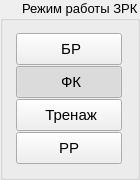
    <widget class="QGroupBox" name="groupBoxRejRabotiZRK">
     <property name="geometry">
      <rect>
       <x>10</x>
       <y>130</y>
       <width>140</width>
       <height>180</height>
      </rect>
     </property>
     <property name="font">
      <font>
       <pointsize>10</pointsize>
      </font>
     </property>
     <property name="accessibleDescription">
      <string>G</string>
     </property>
     <property name="layoutDirection">
      <enum>Qt::RightToLeft</enum>
     </property>
     <property name="styleSheet">
      <string notr="true"/>
     </property>
     <property name="title">
      <string>Режим работы ЗРК</string>
     </property>
     <widget class="QFrame" name="frameRejimRabotiZRK">
      <property name="geometry">
       <rect>
        <x>16</x>
        <y>33</y>
        <width>106</width>
        <height>131</height>
       </rect>
      </property>
      <property name="font">
       <font>
        <family>Ubuntu</family>
       </font>
      </property>
      <property name="accessibleDescription">
       <string>RadioGroup</string>
      </property>
      <property name="styleSheet">
       <string notr="true">.QFrame{
   border: 0px;
	background-color: qlineargradient(spread:pad, x1:0, y1:0, x2:0, y2:1, 
	stop:0 rgba(0,0,0,0),
	stop:0.09 rgba(0,0,0,0),
	stop:0.1 rgba(0,0,0,255),
	stop:0.9 rgba(0,0,0,255),
	stop:0.91 rgba(0,0,0,0),
	stop:1 rgba(0,0,0,0));
}

</string>
      </property>
      <property name="frameShape">
       <enum>QFrame::StyledPanel</enum>
      </property>
      <property name="frameShadow">
       <enum>QFrame::Raised</enum>
      </property>
      <widget class="QPushButton" name="pushButtonRejimRabotiFK">
       <property name="enabled">
        <bool>true</bool>
       </property>
       <property name="geometry">
        <rect>
         <x>0</x>
         <y>33</y>
         <width>106</width>
         <height>32</height>
        </rect>
       </property>
       <property name="font">
        <font>
         <family>Ubuntu</family>
         <pointsize>11</pointsize>
         <weight>50</weight>
         <bold>false</bold>
         <stylestrategy>PreferAntialias</stylestrategy>
        </font>
       </property>
       <property name="cursor">
        <cursorShape>PointingHandCursor</cursorShape>
       </property>
       <property name="focusPolicy">
        <enum>Qt::NoFocus</enum>
       </property>
       <property name="accessibleDescription">
        <string>M</string>
       </property>
       <property name="layoutDirection">
        <enum>Qt::LeftToRight</enum>
       </property>
       <property name="styleSheet">
        <string notr="true">/*
QPushButton[accessibleDescription=&quot;RBLeft3&quot;]{

	background-color: qlineargradient(spread:pad, x1:0, y1:0, x2:0, y2:1, 
stop:0 rgba(160, 128, 92, 255), 
stop:0.3 rgba(80, 60, 40, 255), 
stop:0.8 rgba(80, 60, 40, 255), 
stop:1 rgba(160, 128, 92, 255));		
    
	padding-right: 1px;
    padding-bottom: 1px;
    
	border-style: solid;
	border-width: 1px;
	border-left-color: white;
	border-top-color: white;	
    border-right-color: rgb(0, 0, 0);
    border-bottom-color: rgb(0, 0, 0);
	
    border-top-left-radius:7px; 
   	border-bottom-left-radius:7px;
}


QPushButton:pressed[accessibleDescription=&quot;RBLeft3&quot;]{
	padding-right: 0px;
    padding-bottom: 0px;

	border-width: 1px;
	border-left-color: black;
	border-top-color: black;
    border-right-color: white;
    border-bottom-color: white;
}

QPushButton:hover[accessibleDescription=&quot;RBLeft3&quot;]{   	
    background-color: qlineargradient(spread:pad, x1:0, y1:1, x2:0, y2:0, 
	stop:0 rgba(96, 76, 48, 255), 
	stop:1 rgba(176, 144, 112, 255));
}
QPushButton:disabled[accessibleDescription=&quot;RBLeft3&quot;]{
color:#888888; 
}
*/
</string>
       </property>
       <property name="text">
        <string>      ФК     </string>
       </property>
       <property name="icon">
        <iconset resource="resgui.qrc">
         <normaloff>:/rb2/resgui/radioBtn2/radioOff.png</normaloff>
         <normalon>:/rb2/resgui/radioBtn2/radioOn.png</normalon>:/rb2/resgui/radioBtn2/radioOff.png</iconset>
       </property>
       <property name="iconSize">
        <size>
         <width>17</width>
         <height>17</height>
        </size>
       </property>
       <property name="checkable">
        <bool>true</bool>
       </property>
       <property name="checked">
        <bool>true</bool>
       </property>
       <property name="autoExclusive">
        <bool>true</bool>
       </property>
       <property name="flat">
        <bool>false</bool>
       </property>
      </widget>
      <widget class="QPushButton" name="pushButtonRejimRabotiBR">
       <property name="enabled">
        <bool>true</bool>
       </property>
       <property name="geometry">
        <rect>
         <x>0</x>
         <y>0</y>
         <width>106</width>
         <height>32</height>
        </rect>
       </property>
       <property name="font">
        <font>
         <family>Ubuntu</family>
         <pointsize>11</pointsize>
         <weight>50</weight>
         <bold>false</bold>
         <stylestrategy>PreferAntialias</stylestrategy>
        </font>
       </property>
       <property name="cursor">
        <cursorShape>PointingHandCursor</cursorShape>
       </property>
       <property name="focusPolicy">
        <enum>Qt::NoFocus</enum>
       </property>
       <property name="accessibleDescription">
        <string>400</string>
       </property>
       <property name="layoutDirection">
        <enum>Qt::LeftToRight</enum>
       </property>
       <property name="styleSheet">
        <string notr="true">background-position: 10px, 10px;
/*
QPushButton[accessibleDescription=&quot;RBRight3&quot;]{

	background-color: qlineargradient(spread:pad, x1:0, y1:0, x2:0, y2:1, 
stop:0 rgba(96, 88, 80, 255), 
stop:0.3 rgba(60, 48, 32, 255), 
stop:0.8 rgba(60, 48, 32, 255), 
stop:1 rgba(96, 88, 80, 255));		
    
	padding-right: 1px;
    padding-bottom: 1px;
    
	border-style: solid;
	border-width: 1px;
	border-left-color: white;
	border-top-color: white;	
    border-right-color: rgb(0, 0, 0);
    border-bottom-color: rgb(0, 0, 0);
	
    border-top-right-radius:7px; 
   	border-bottom-right-radius:7px; 
}

QPushButton:checked[accessibleDescription=&quot;RBRight3&quot;]{

	background-color: qlineargradient(spread:pad, x1:0, y1:0, x2:0, y2:1, 
stop:0 rgba(60, 40, 28, 255), 
stop:0.15 rgba(104, 80, 60, 255), 

stop:0.3 rgba(80, 60, 40, 255), 
stop:0.8 rgba(80, 60, 40, 255), 
stop:1 rgba(128, 96, 64, 255));		

	border-left-color: black;
	border-top-color: black;
    border-right-color: white;
    border-bottom-color: white;
 
}

QPushButton:pressed[accessibleDescription=&quot;RBRight3&quot;]{
	padding-right: 0px;
    padding-bottom: 0px;

	border-width: 1px;
	border-left-color: black;
	border-top-color: black;
    border-right-color: white;
    border-bottom-color: white;
}

QPushButton:hover[accessibleDescription=&quot;RBRight3&quot;]{   	
    background-color: qlineargradient(spread:pad, x1:0, y1:1, x2:0, y2:0, 
	stop:0 rgba(96, 76, 48, 255), 
	stop:1 rgba(176, 144, 112, 255));
  	
}
QPushButton:disabled[accessibleDescription=&quot;RBRight3&quot;]{
color:#888888; 
}
*/
</string>
       </property>
       <property name="text">
        <string>      БР     </string>
       </property>
       <property name="icon">
        <iconset resource="resgui.qrc">
         <normaloff>:/rb2/resgui/radioBtn2/radioOff.png</normaloff>
         <normalon>:/rb2/resgui/radioBtn2/radioOn.png</normalon>:/rb2/resgui/radioBtn2/radioOff.png</iconset>
       </property>
       <property name="iconSize">
        <size>
         <width>17</width>
         <height>17</height>
        </size>
       </property>
       <property name="checkable">
        <bool>true</bool>
       </property>
       <property name="checked">
        <bool>false</bool>
       </property>
       <property name="autoExclusive">
        <bool>true</bool>
       </property>
       <property name="flat">
        <bool>false</bool>
       </property>
      </widget>
      <widget class="QPushButton" name="pushButtonRejimRabotiTren">
       <property name="enabled">
        <bool>true</bool>
       </property>
       <property name="geometry">
        <rect>
         <x>0</x>
         <y>66</y>
         <width>106</width>
         <height>32</height>
        </rect>
       </property>
       <property name="font">
        <font>
         <family>Ubuntu</family>
         <pointsize>11</pointsize>
         <weight>50</weight>
         <bold>false</bold>
         <stylestrategy>PreferAntialias</stylestrategy>
        </font>
       </property>
       <property name="cursor">
        <cursorShape>PointingHandCursor</cursorShape>
       </property>
       <property name="focusPolicy">
        <enum>Qt::NoFocus</enum>
       </property>
       <property name="accessibleDescription">
        <string>M</string>
       </property>
       <property name="layoutDirection">
        <enum>Qt::LeftToRight</enum>
       </property>
       <property name="styleSheet">
        <string notr="true">/*
QPushButton[accessibleDescription=&quot;RBLeft3&quot;]{

	background-color: qlineargradient(spread:pad, x1:0, y1:0, x2:0, y2:1, 
stop:0 rgba(160, 128, 92, 255), 
stop:0.3 rgba(80, 60, 40, 255), 
stop:0.8 rgba(80, 60, 40, 255), 
stop:1 rgba(160, 128, 92, 255));		
    
	padding-right: 1px;
    padding-bottom: 1px;
    
	border-style: solid;
	border-width: 1px;
	border-left-color: white;
	border-top-color: white;	
    border-right-color: rgb(0, 0, 0);
    border-bottom-color: rgb(0, 0, 0);
	
    border-top-left-radius:7px; 
   	border-bottom-left-radius:7px;
}


QPushButton:pressed[accessibleDescription=&quot;RBLeft3&quot;]{
	padding-right: 0px;
    padding-bottom: 0px;

	border-width: 1px;
	border-left-color: black;
	border-top-color: black;
    border-right-color: white;
    border-bottom-color: white;
}

QPushButton:hover[accessibleDescription=&quot;RBLeft3&quot;]{   	
    background-color: qlineargradient(spread:pad, x1:0, y1:1, x2:0, y2:0, 
	stop:0 rgba(96, 76, 48, 255), 
	stop:1 rgba(176, 144, 112, 255));
}
QPushButton:disabled[accessibleDescription=&quot;RBLeft3&quot;]{
color:#888888; 
}
*/
</string>
       </property>
       <property name="text">
        <string> Тренаж</string>
       </property>
       <property name="icon">
        <iconset resource="resgui.qrc">
         <normaloff>:/rb2/resgui/radioBtn2/radioOff.png</normaloff>
         <normalon>:/rb2/resgui/radioBtn2/radioOn.png</normalon>:/rb2/resgui/radioBtn2/radioOff.png</iconset>
       </property>
       <property name="iconSize">
        <size>
         <width>17</width>
         <height>17</height>
        </size>
       </property>
       <property name="checkable">
        <bool>true</bool>
       </property>
       <property name="checked">
        <bool>false</bool>
       </property>
       <property name="autoExclusive">
        <bool>true</bool>
       </property>
       <property name="flat">
        <bool>false</bool>
       </property>
      </widget>
      <widget class="QPushButton" name="pushButtonRejimRabotiRR">
       <property name="enabled">
        <bool>true</bool>
       </property>
       <property name="geometry">
        <rect>
         <x>0</x>
         <y>99</y>
         <width>106</width>
         <height>32</height>
        </rect>
       </property>
       <property name="font">
        <font>
         <family>Ubuntu</family>
         <pointsize>11</pointsize>
         <weight>50</weight>
         <bold>false</bold>
         <stylestrategy>PreferAntialias</stylestrategy>
        </font>
       </property>
       <property name="cursor">
        <cursorShape>PointingHandCursor</cursorShape>
       </property>
       <property name="focusPolicy">
        <enum>Qt::NoFocus</enum>
       </property>
       <property name="accessibleDescription">
        <string>B</string>
       </property>
       <property name="layoutDirection">
        <enum>Qt::LeftToRight</enum>
       </property>
       <property name="styleSheet">
        <string notr="true">/*
QPushButton[accessibleDescription=&quot;RBLeft3&quot;]{

	background-color: qlineargradient(spread:pad, x1:0, y1:0, x2:0, y2:1, 
stop:0 rgba(160, 128, 92, 255), 
stop:0.3 rgba(80, 60, 40, 255), 
stop:0.8 rgba(80, 60, 40, 255), 
stop:1 rgba(160, 128, 92, 255));		
    
	padding-right: 1px;
    padding-bottom: 1px;
    
	border-style: solid;
	border-width: 1px;
	border-left-color: white;
	border-top-color: white;	
    border-right-color: rgb(0, 0, 0);
    border-bottom-color: rgb(0, 0, 0);
	
    border-top-left-radius:7px; 
   	border-bottom-left-radius:7px;
}


QPushButton:pressed[accessibleDescription=&quot;RBLeft3&quot;]{
	padding-right: 0px;
    padding-bottom: 0px;

	border-width: 1px;
	border-left-color: black;
	border-top-color: black;
    border-right-color: white;
    border-bottom-color: white;
}

QPushButton:hover[accessibleDescription=&quot;RBLeft3&quot;]{   	
    background-color: qlineargradient(spread:pad, x1:0, y1:1, x2:0, y2:0, 
	stop:0 rgba(96, 76, 48, 255), 
	stop:1 rgba(176, 144, 112, 255));
}
QPushButton:disabled[accessibleDescription=&quot;RBLeft3&quot;]{
color:#888888; 
}
*/
</string>
       </property>
       <property name="text">
        <string>      РР      </string>
       </property>
       <property name="icon">
        <iconset resource="resgui.qrc">
         <normaloff>:/rb2/resgui/radioBtn2/radioOff.png</normaloff>
         <normalon>:/rb2/resgui/radioBtn2/radioOn.png</normalon>:/rb2/resgui/radioBtn2/radioOff.png</iconset>
       </property>
       <property name="iconSize">
        <size>
         <width>17</width>
         <height>17</height>
        </size>
       </property>
       <property name="checkable">
        <bool>true</bool>
       </property>
       <property name="checked">
        <bool>false</bool>
       </property>
       <property name="autoExclusive">
        <bool>true</bool>
       </property>
       <property name="flat">
        <bool>false</bool>
       </property>
      </widget>
     </widget>
    </widget>
